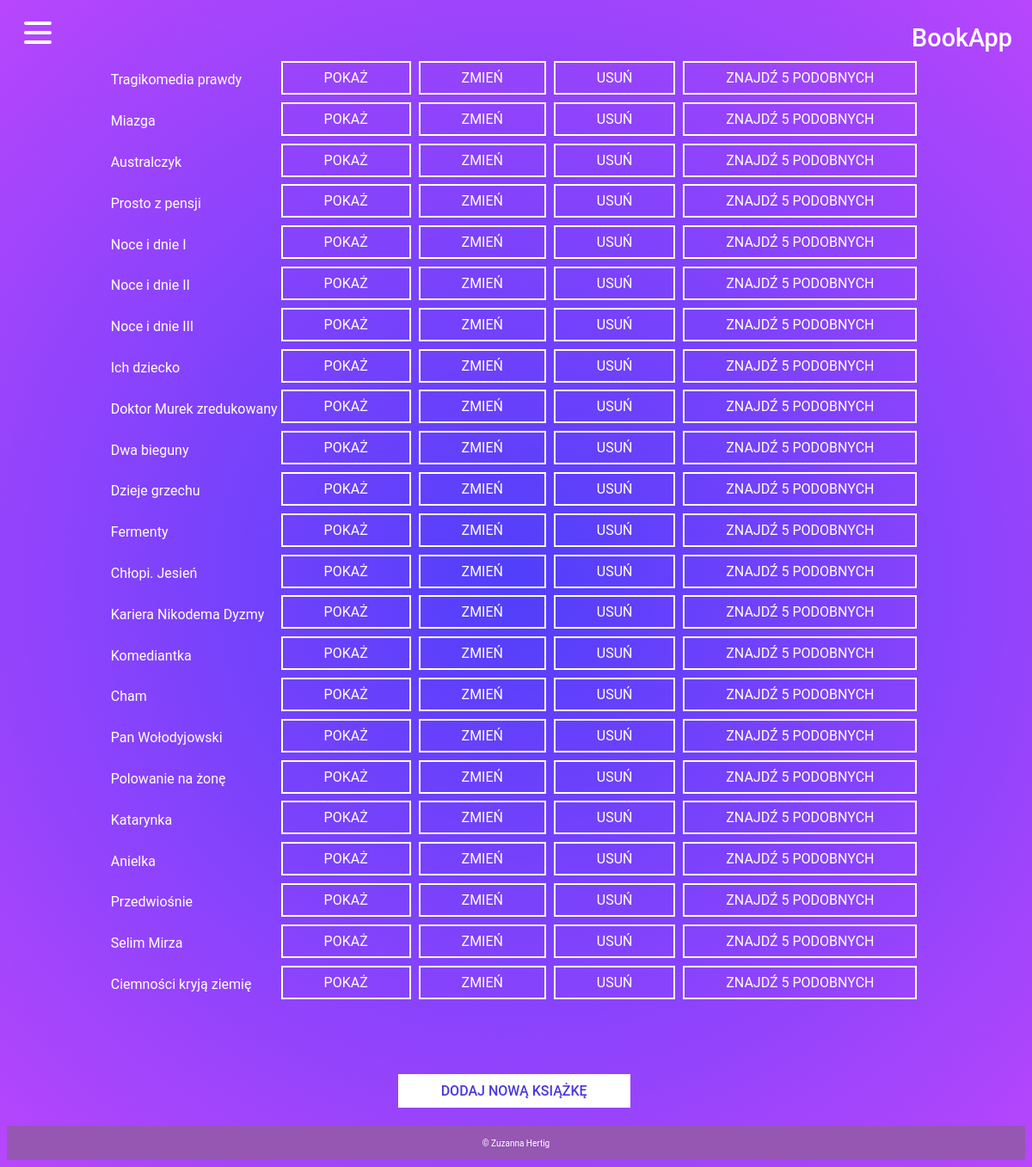
The app's page /bookapp/ksiazki with its own data.
### bookapp/models.py (models this page shows, shortened)
class Book(models.Model):
    title = models.CharField(max_length=100, verbose_name='Tytuł')
    image = models.ImageField(verbose_name='Wykres', upload_to='bookapp/static/bookapp/')
    author = models.ForeignKey(Author, on_delete=models.CASCADE, verbose_name='Autor')
    period = models.ForeignKey(Period, on_delete=models.CASCADE, verbose_name='Epoka literacka')

### bookapp/views.py (the view)
# urls.py: path('ksiazki', views.books, name='ksiazki'),
def books(request):
    all_books = Book.objects.all()
    return render(request, 'bookapp/book/index.html',
                {'action': 'Wyświetl książki', 'all_books': all_books})

### bookapp/templates/bookapp/book/index.html
{% extends 'bookapp/base.html' %}
{% block content %}
<div class="container">
<div class="table">
    {% if all_books %}
        <table>
            <tbody>
                {% for book in all_books %}
                    <tr>
                        <td>{{ book.title }}</td>
                        <td><a href="{% url 'ksiazki_szczegol' book.id %}" class="button2">Pokaż</a></td>
                        <td><a href="{% url 'ksiazki_modyfikuj' book.id %}" class="button2">Zmień</a></td>
                        <td><a href="{% url 'ksiazki_kasuj' book.id %}" class="button2">Usuń</a></td>
                        <td><a href="{% url 'predictions' book.id %}" class="button2">Znajdź 5 podobnych</a></td>
                    </tr>
                {% endfor %}
            </tbody>
        </table>
    {% else %}
        <p>Brak książek</p>
    {% endif %}
    </div></div>
    <p class="button">
        <a href="{% url 'ksiazki_nowy' %}" class="button1">Dodaj nową książkę</a>
    </p>
{% endblock content %}

### bookapp/templates/bookapp/base.html (shortened to what this page needs)
<!DOCTYPE html>
<html lang="en">
<head>
    {% load static %}
    <link rel='stylesheet' href="{% static 'style.css' %}">
</head>
<body>
    <div class="page_container">
    <div class="content-wrap">
    <div class="logo">
        <h1>BookApp</h1>
    </div>
    <nav>
        <div class="navbar">
            <div class="nav-container">
                <div class="hamburger-lines">
                    <span class="line line1"></span>
                    <span class="line line2"></span>
                    <span class="line line3"></span>
                </div>
     </div></div>
    </nav>
    {% block content %}
    {% endblock %}
</div>
<div class="footer-container">
    <p class="footer"> © Zuzanna Hertig</p>
</div>
</div>
</body>
</html>

### main/static/style.css (style rules this page uses)
body { background: radial-gradient(circle, rgba(80,63,251,1) 0%, rgba(184,70,252,1) 100%); font-family: 'Roboto', sans-serif; color: #FFFFFF; }
h1 { font-weight: 500; text-align: center; font-size: 1.5em; }
a.button1 { display: inline-block; padding: 0.5em 3em; border: 0.16em solid #FFFFFF; margin: 0 0.3em 0.3em 0; box-sizing: border-box; text-decoration: none; text-transform: uppercase; font-weight: 500; color: #4838e2; background-color: #FFFFFF; text-align: center; transition: all 0.15s; display: flex; justify-content: center; align-items: center; }
a.button2 { font-family: 'Roboto', sans-serif; color: #FFFFFF; display: inline-block; padding: 0.5em 3em; border: 0.16em solid #FFFFFF; margin: 0 0.3em 0.3em 0; box-sizing: border-box; text-decoration: none; text-transform: uppercase; font-weight: 400; text-align: center; transition: all 0.15s; }
.button { display: flex; justify-content: center; align-items: center; margin-top: 5em; }
.container { display: flex; justify-content: center; align-items: center; }
.navbar { width: 100%; }
.nav-container { display: flex; justify-content: space-between; align-items: center; width: fit-content; }
.nav-container { display: block; position: relative; height: 60px; }
.nav-container .hamburger-lines { display: block; height: 26px; width: 32px; position: absolute; top: 17px; left: 20px; z-index: 2; display: flex; flex-direction: column; justify-content: space-between; }
.nav-container .hamburger-lines .line { display: block; height: 4px; width: 100%; border-radius: 10px; background: #FFFFFF; }
.nav-container .hamburger-lines .line1 { transform-origin: 0% 0%; transition: transform 0.4s ease-in-out; }
.nav-container .hamburger-lines .line2 { transition: transform 0.2s ease-in-out; }
.nav-container .hamburger-lines .line3 { transform-origin: 0% 100%; transition: transform 0.4s ease-in-out; }
.logo { position: absolute; right: 15px; font-size: 1.2rem; }
.footer-container { width: 100%; height: 2.5rem; bottom: 0; position: absolute; background-color: #9557b2; color: #fff; display: flex; justify-content: right; flex-wrap: wrap; }
.footer { margin: auto; font-size: x-small; }
.content-wrap { padding-bottom: 2.5rem; }
.page_container { position: relative; min-height: 100vw; }
.table { overflow-x: auto; }

### records on screen
Book: title "Tragikomedia prawdy"
Book: title "Miazga"
Book: title "Australczyk"
Book: title "Prosto z pensji"
Book: title "Noce i dnie I"
Book: title "Noce i dnie II"
Book: title "Noce i dnie III"
Book: title "Ich dziecko"
Book: title "Doktor Murek zredukowany"
Book: title "Dwa bieguny"
Book: title "Dzieje grzechu"
Book: title "Fermenty"
Book: title "Chłopi. Jesień"
Book: title "Kariera Nikodema Dyzmy"
Book: title "Komediantka"
Book: title "Cham"
Book: title "Pan Wołodyjowski"
Book: title "Polowanie na żonę"
Book: title "Katarynka"
Book: title "Anielka"
Book: title "Przedwiośnie"
Book: title "Selim Mirza"
Book: title "Ciemności kryją ziemię"
